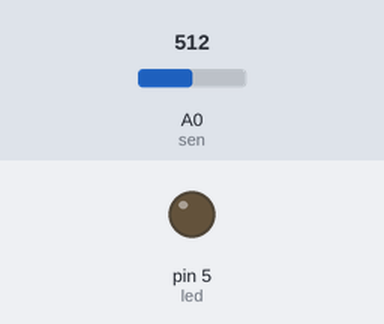
This sketch was run on a simulated Arduino Uno, built with avr-gcc and run on an emulated ATmega328P. On the bench: output pins drawn as LEDs (lit = HIGH). The inputs (shaded band) are chosen by the test bench; at power-on: A0 (sen) = 512.

Above: at 1.2 s.
1.3 s: A0 (sen) set to 716
At 1.9 s:
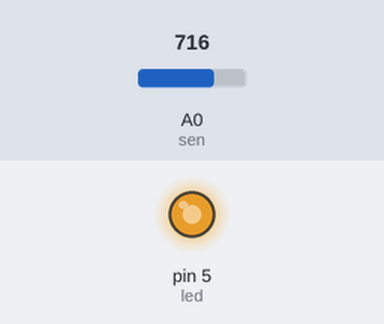
2.8 s: A0 (sen) set to 755
At 4.0 s:
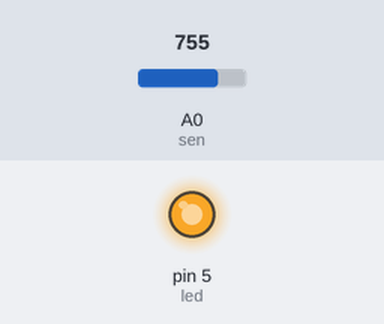
4.3 s: A0 (sen) set to 768
At 5.4 s:
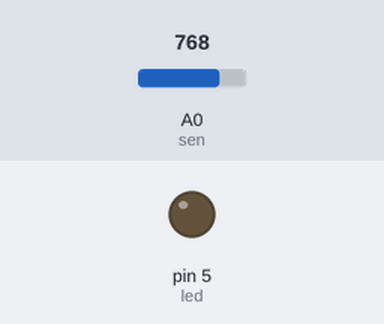
5.8 s: A0 (sen) set to 900
At 6.5 s:
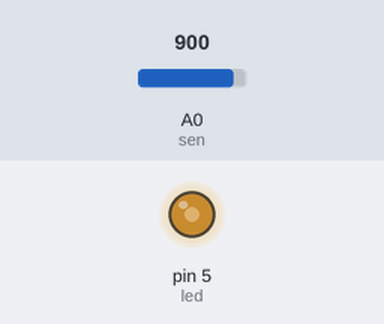
7.3 s: A0 (sen) set to 306
At 7.7 s:
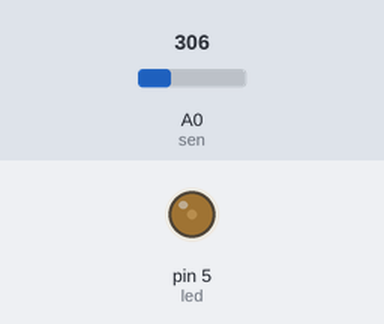
8.8 s: A0 (sen) set to 0
At 10.0 s:
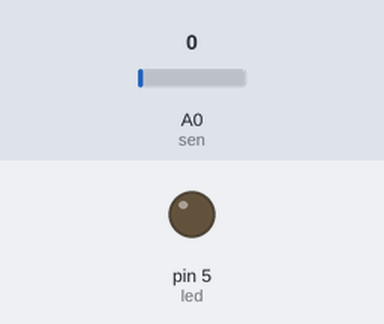
Timing chart, 0 to 11.3 s (numbered marks = the images above; inputs shaded):
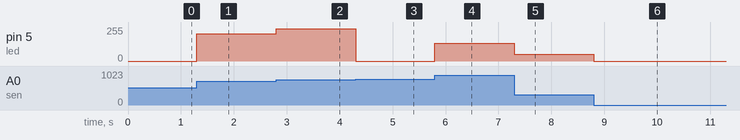

Measured:
- the behaviour switches between 767 and 768 on A0 (sen) (found by bisection; images 2 and 3)
- after the input at 1.3 s, pin 5 (led): 0/255 → 204/255 at once
- after the input at 2.8 s, pin 5 (led): 204/255 → 243/255 at once
- after the input at 4.3 s, pin 5 (led): 243/255 → 0/255 at once
- after the input at 5.8 s, pin 5 (led): 0/255 → 132/255 at once
- after the input at 7.3 s, pin 5 (led): 132/255 → 50/255 at once
- after the input at 8.8 s, pin 5 (led): 50/255 → 0/255 at once

The sketch:

18oct_pwmpins.ino
```cpp
#define sen A0
#define led 5

void setup() {
  // put your setup code here, to run once:
pinMode(sen,INPUT);
pinMode(led,OUTPUT);
}

void loop() {
  // put your main code here, to run repeatedly:
int val;
val=analogRead(sen);
Serial.println(val);
analogWrite(led,val);
}
```
